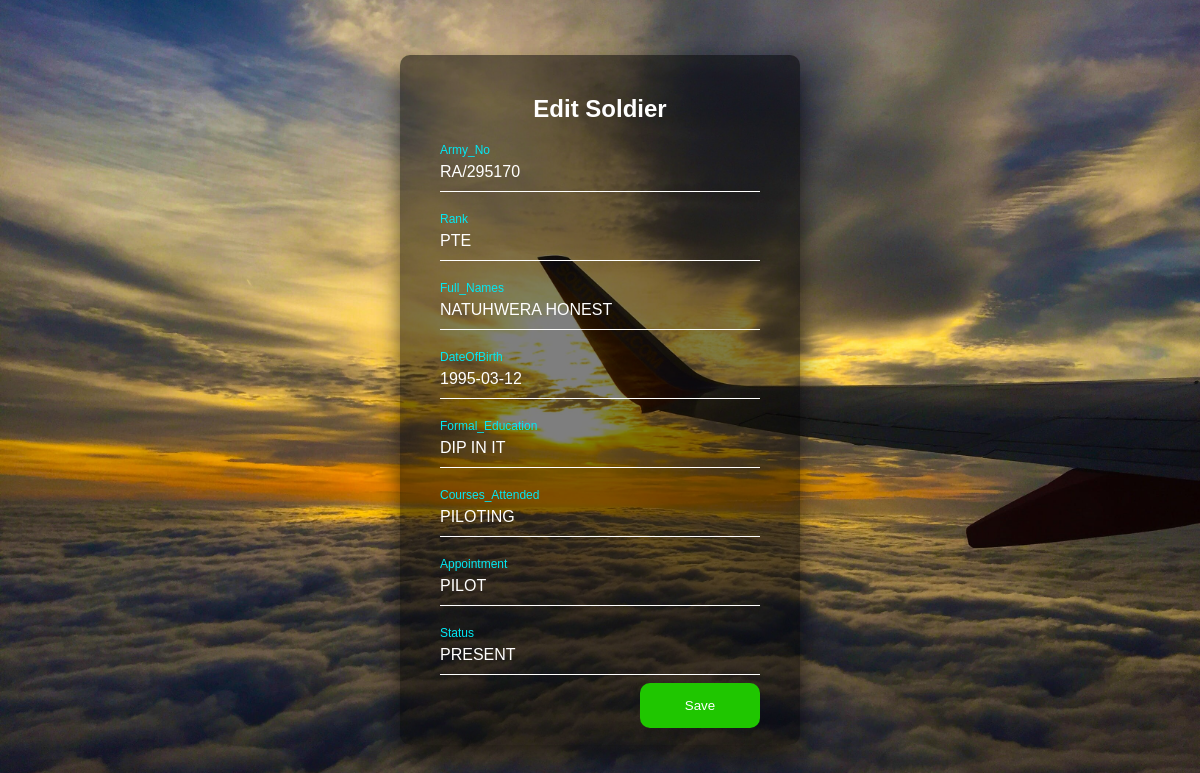
Screenshot of /db/edit/7/ with the database file from the repository.
### sdrTest/models.py (models this page shows, shortened)
class Soldier(models.Model):
    army_no = models.CharField(max_length=500)
    rank = models.CharField(max_length=500)
    full_names = models.CharField(max_length=500)
    dateOfBirth = models.DateField(null=True,blank=True)
    formal_educ = models.CharField(max_length=500)
    courses_attnd = models.CharField(max_length=500)
    appointment = models.CharField(max_length=500)
    status = models.CharField(max_length=500)
    created = models.DateTimeField(auto_now_add=True)
    user = models.ForeignKey(User,null=True,on_delete=models.CASCADE,related_name='soldiers')

### sdrTest/views.py (the view)
# urls.py: path("edit/<int:id>/",views.edit,name='edit'),
def edit(request,id):
    soldier_id = int(id)
    that_soldier = Soldier.objects.get(id=soldier_id)
    edit_form = CreateSoldierForm(instance=that_soldier)
    if request.method == 'POST':
        edit_form = CreateSoldierForm(request.POST,instance=that_soldier)
        if edit_form.is_valid():
            edit_form.save()
            return redirect('db')
        messages.success(request,"Soldier updated successfully")
    context = {'edit_form':edit_form}
    return render(request,'sdrTest/edit.html',context)

### sdrTest/forms.py
class CreateSoldierForm(forms.ModelForm):
    class Meta:
        model = Soldier
        fields = ['army_no','rank','full_names','dateOfBirth','formal_educ','courses_attnd','appointment','status']

### sdrTest/templates/sdrTest/edit.html (shortened to what this page needs)
<!DOCTYPE html>
<html lang="en">
<head>
</head>
<body>
    <div class="login-box">
        <h2>Edit Soldier</h2>
        <form method="post" action="">
          <div class="user-box">
            {{edit_form.army_no}}
            <label>Army_No</label>
          </div>
          <div class="user-box">
            {{edit_form.rank}}
            <label>Rank</label>
          </div>
          <div class="user-box">
            {{edit_form.full_names}}
            <label>Full_Names</label>
          </div>
          <div class="user-box">
            {{edit_form.dateOfBirth}}
            <label>DateOfBirth</label>
          </div>
          <div class="user-box">
            {{edit_form.formal_educ}}
            <label>Formal_Education</label>
          </div>
          <div class="user-box">
            {{edit_form.courses_attnd}}
            <label>Courses_Attended</label>
          </div>
          <div class="user-box">
            {{edit_form.appointment}}
            <label>Appointment</label>
          </div>
          <div class="user-box">
            {{edit_form.status}}
            <label>Status</label>
          </div>
            <button id="button" class="button" type="submit">Save</button>
        </form>
      </div>
</body>
</html>

### sdrTest/templates/sdrTest/edit.html (style rules this page uses)
html { height: 100%; }
body { margin:0; padding:0; font-family: sans-serif; background: linear-gradient(#141e30, #243b55); background-image: url("/static/images/plane_1.jpg"); background-size: cover; background-position: center; }
.login-box { position: absolute; top: 50%; left: 50%; width: 400px; padding: 40px; transform: translate(-50%, -50%); background: rgba(0,0,0,.5); box-sizing: border-box; box-shadow: 0 15px 25px rgba(0,0,0,.6); border-radius: 10px; }
.login-box h2 { margin: 0 0 30px; padding: 0; color: #fff; text-align: center; }
.login-box .user-box { position: relative; }
.login-box .user-box input { width: 100%; padding: 10px 0; font-size: 16px; color: #fff; margin-bottom: 30px; border: none; border-bottom: 1px solid #fff; outline: none; background: transparent; }
.login-box .user-box label { position: absolute; top:0; left: 0; padding: 10px 0; font-size: 16px; color: #fff; pointer-events: none; transition: .5s; }
.login-box .user-box input:focus ~ label, .login-box .user-box input:valid ~ label { top: -20px; left: 0; color: #03e9f4; font-size: 12px; }
.button { position: absolute; top:91%; background-color:#1fc600; color: #fff; border:none; border-radius:10px; padding:15px; min-height:30px; min-width: 120px; margin-left: 50%; cursor: pointer; }

### rows the page displays
Soldier: army_no "RA/295170", rank "PTE", full_names "NATUHWERA HONEST", dateOfBirth "1995-03-12", formal_educ "DIP IN IT", courses_attnd "PILOTING", appointment "PILOT", status "PRESENT"
